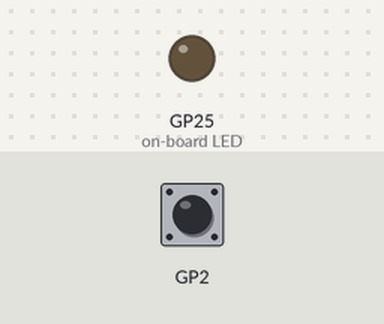
The program below on a simulated Raspberry Pi Pico running CircuitPython. On the bench: output pins drawn as LEDs (lit = HIGH). The inputs (shaded band) are chosen by the test bench; at power-on: GP2 HIGH. Files the program writes start out absent; USB keyboard and mouse output is not drawn; files that are not in the repository are absent; what the program prints to the serial console is not drawn.

Above: at 2.2 s.
2.3 s: GP2 pulled LOW for 0.15 s
At 3.1 s:
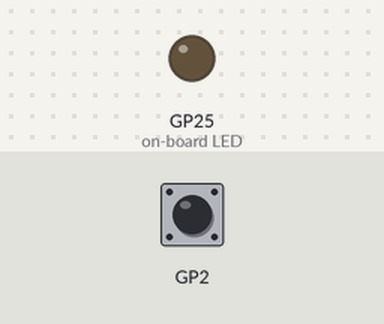
3.9 s: GP2 pulled LOW for 3.2 s
At 5.3 s:
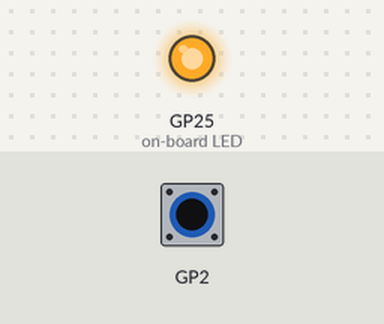
10.1 s: GP2 pulled LOW for 1 s
At 10.7 s:
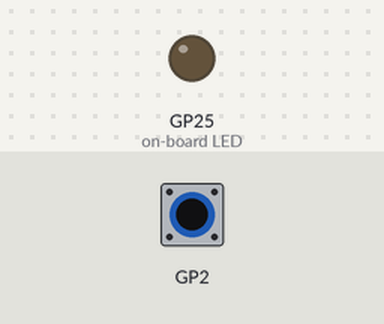
Timing chart, 0 to 13.1 s (numbered marks = the images above; inputs shaded):
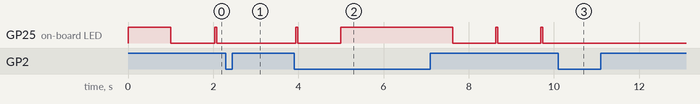

The program:

code.py
```python
import time
import usb_hid
from adafruit_hid.mouse import Mouse
import board
import digitalio
import button
import led
import json
import os
import util

SETTINGS_DIR = '/settings'
SETTINGS_FILE_PATH = SETTINGS_DIR + '/settings.json'

# Global mouse object
mouse = None

# Global settings (default settings here)
settings = {'wiggling': True}

def mouse_init():
    global mouse
    # We may be stuck in this loop if device is plugged in while host is asleep
    while mouse is None:
        try:
            mouse = Mouse(usb_hid.devices)
        except:
            time.sleep(1.0)
    led.blink([1.0])

def mouse_move_safe(x: int = 0, y: int = 0, wheel: int = 0):
    global mouse
    try:
        mouse.move(x=x, y=y, wheel=wheel)
    except:
        # Exceptions will occur if the device disconnects but is still powered
        return False
    else:
        return True

def do_a_wiggle():
    # Moving 1 over and 1 back is enough to wake a PC without moving the cursor
    result = mouse_move_safe(x=1) and mouse_move_safe(x=-1)
    if result:
        # Do a little flash
        led.blink([0.05])
    return result

def read_settings():
    global settings
    try:
        with open(SETTINGS_FILE_PATH, 'r') as f:
            settings = json.load(f)
    except Exception as e:
        print(e)

def write_settings():
    global settings
    try:
        os.mkdir(SETTINGS_DIR)
    except:
        pass
    try:
        with open(SETTINGS_FILE_PATH, 'w') as f:
            json.dump(settings, f)
    except Exception as e:
        print(e)

def set_wiggling_setting(value):
    settings['wiggling'] = value
    write_settings()

def main():
    global mouse
    global settings

    mouse_init()
    button.wait_for(wait_for_pressed=False)
    read_settings()

    while True:
        if settings['wiggling']:
            if button.wait_for(wait_for_pressed=True, timeout_seconds=1.0):
                # Button was pressed - cancel automatic wiggle
                set_wiggling_setting(False)
                led.set(on=False)
                # Wait for button to be released before proceeding
                button.wait_for(wait_for_pressed=False)
            else:
                if not do_a_wiggle():
                    # USB likely disconnected - wait for reconnect before continuing.
                    # The only way I can find to determine if we are reconnected is
                    # to keep trying to contol the mouse until it works!
                    util.wait_for_event(lambda: mouse_move_safe(x=1))
        else:
            # Wait indefinitely until button is pressed
            button.wait_for(wait_for_pressed=True)
            # Single wiggle
            if not do_a_wiggle():
                # USB likely disconnected - wait for button release and loop again
                button.wait_for(wait_for_pressed=False)
            # If button is held for at least 1 second, turn on automatic wiggle
            elif not button.wait_for(wait_for_pressed=False, timeout_seconds=1.0):
                set_wiggling_setting(True)
                # Turn on LED and wait until button is released before proceeding
                led.set(on=True)
                button.wait_for(wait_for_pressed=False)
                time.sleep(0.5)
                led.set(on=False)

if __name__ == "__main__":
    try:
        main()
    except Exception as e:
        led.blink[0.5, 0.5, 0.5, 0.5, 3.0]
        raise e
```

button.py
```python
import digitalio
import board
import time
import microcontroller
import util

class Button:
    def __init__(self, gp: microcontroller.Pin, is_active_low: bool) -> None:
        """
        Button init
        Inputs - gp : Pin where button is located
                 is_active_low : True if input is low when pressed; False if input is high when pressed
        """
        self.button = digitalio.DigitalInOut(gp)
        if is_active_low:
            pull = digitalio.Pull.UP
        else:
            pull = digitalio.Pull.DOWN
        self.button.switch_to_input(pull=pull)
        self.is_active_low = is_active_low

    def is_pressed(self) -> bool:
        """
        Returns True if button is pressed or False if button is not pressed
        """
        return (self.button.value != self.is_active_low)

    def wait_for(self, wait_for_pressed, timeout_seconds=-1) -> None:
        """
        Blocks until button is or is no longer pressed
        Inputs - wait_for_pressed : True to wait until pressed or False to wait until released
                 timeout_seconds : Timeout in seconds or -1 for infinite
        Returns True iff the button was released before timeout
        """
        # Wait for 2 consecutive senses
        count = 0
        def is_released():
            nonlocal count
            nonlocal self
            if self.is_pressed() != wait_for_pressed:
                count = 0
            else:
                count += 1
            return (count >= 2)
        return util.wait_for_event(is_released, timeout_seconds, 0.025)

# The one and only button
my_button = Button(gp=board.GP2, is_active_low=True)

def is_pressed():
    return my_button.is_pressed()

def wait_for(wait_for_pressed, timeout_seconds=-1):
    return my_button.wait_for(wait_for_pressed, timeout_seconds)
```

led.py
```python
import digitalio
import board
import microcontroller
import time

class Led:
    def __init__(self, gp: microcontroller.Pin, is_active_low: bool) -> None:
        """
        Initialize Led
        Inputs - gp : Pin where LED is located
                 is_active_low : True if LED is on when low; False if LED is on when high
        """
        self.led = digitalio.DigitalInOut(gp)
        self.led.direction = digitalio.Direction.OUTPUT
        self.is_active_low = is_active_low

    def set(self, on: bool) -> None:
        """
        Sets the LED on or off
        Inputs - on : True to turn on or False to turn off
        """
        self.led.value = (on != self.is_active_low)

    def toggle(self):
        """
        Toggles the LED state
        """
        self.led.value = not self.led.value

    def blink(self, periods: list) -> None:
        """
        Blinks the LED based on a set list of periods (blocks until complete)
        Inputs - periods : List of times in seconds [on time, off time, on time, etc.]
        """
        self.set(on=True)
        for x in periods:
            time.sleep(x)
            self.toggle()
        self.set(on=False)

# The one and only LED
my_led = Led(gp=board.GP25, is_active_low=False)

def set(on: bool) -> None:
    my_led.set(on)

def toggle() -> None:
    my_led.toggle()

def blink(periods: list) -> None:
    my_led.blink(periods)
```

util.py
```python
import time
import math

def wait_for_event(fn, timeout_seconds=-1, check_period=0.025):
    """
    Wait for event to occur or timeout.
    Inputs - fn : Function which returns True once event occurs
             timeout_seconds : Timeout in seconds or -1 for infinite
             check_period : How long to wait before lamda_fn is polled again
    Returns True iff the event occurred before timeout
    """
    if timeout_seconds < 0:
        loop_count = 1
        decrement_value = 0
    else:
        loop_count = int(math.ceil(timeout_seconds / check_period))
        decrement_value = 1
    while loop_count > 0 and not fn():
        time.sleep(check_period)
        loop_count -= decrement_value
    return (loop_count > 0)
        
```

Measured:
- after the input at 2.3 s, GP25 (on-board LED): stays LOW (without the input it goes to HIGH after 0.79 s)
- after the input at 10.1 s, GP25 (on-board LED): stops changing and stays LOW
